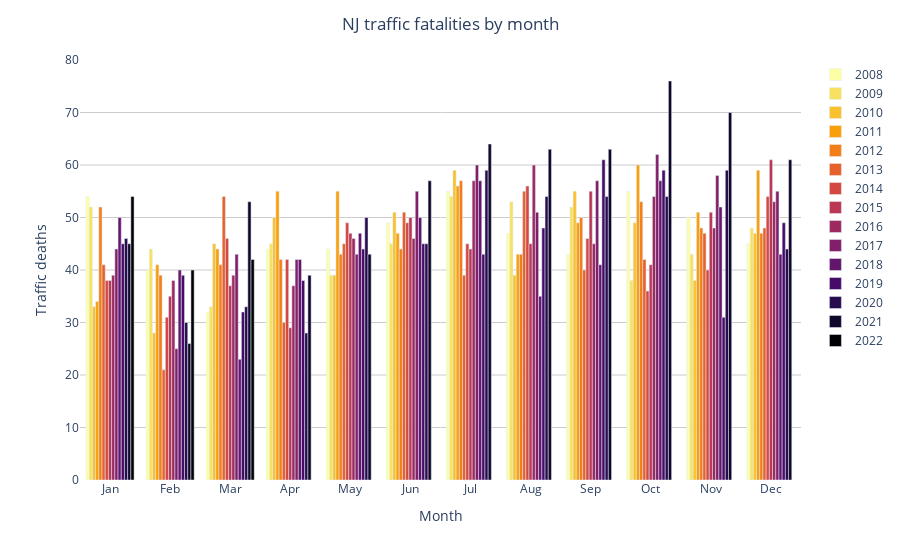

Notebook code cell kept with this figure:
### Code cell
fig = px.bar(
    x = pivoted.month,
    y = pivoted.fatalities,
    color = pivoted.year.astype(str),
    color_discrete_sequence=colors,
    labels=dict(color='', x='Month', y='Traffic deaths',),
    barmode='group',
)
fig = fig.update_layout(
    paper_bgcolor='white',
    plot_bgcolor='white',
    title='NJ traffic fatalities by month',
    title_x=0.5,
    xaxis=dict(
        tickmode = 'array',
        tickvals = list(range(1, 13)),
        ticktext = month_names,
    )
)
fig.update_yaxes(gridcolor=gridcolor)
fig.write_image('fatalities_by_month_bars.png', width=1200, height=700,)
fig

### Figure 1 — Plotly figure (JSON) as saved in the notebook; plotly's stock layout.template omitted (floating-point values rounded to 4 significant figures)
{"data": [{"alignmentgroup": "True", "hovertemplate": "=2008<br>Month=%{x}<br>Traffic deaths=%{y}<extra></extra>", "legendgroup": "2008", "marker": {"color": "#fcffa4", "pattern": {"shape": ""}}, "name": "2008", "offsetgroup": "2008", "orientation": "v", "showlegend": true, "textposition": "auto", "type": "bar", "x": [1, 2, 3, 4, 5, 6, 7, 8, 9, 10, 11, 12], "xaxis": "x", "y": [54, 40, 32, 44, 44, 49, 55, 47, 43, 55, 50, 45], "yaxis": "y"}, {"alignmentgroup": "True", "hovertemplate": "=2009<br>Month=%{x}<br>Traffic deaths=%{y}<extra></extra>", "legendgroup": "2009", "marker": {"color": "#f8e161", "pattern": {"shape": ""}}, "name": "2009", "offsetgroup": "2009", "orientation": "v", "showlegend": true, "textposition": "auto", "type": "bar", "x": [1, 2, 3, 4, 5, 6, 7, 8, 9, 10, 11, 12], "xaxis": "x", "y": [52, 44, 33, 45, 39, 45, 54, 53, 52, 38, 43, 48], "yaxis": "y"}, {"alignmentgroup": "True", "hovertemplate": "=2010<br>Month=%{x}<br>Traffic deaths=%{y}<extra></extra>", "legendgroup": "2010", "marker": {"color": "#f8c12d", "pattern": {"shape": ""}}, "name": "2010", "offsetgroup": "2010", "orientation": "v", "showlegend": true, "textposition": "auto", "type": "bar", "x": [1, 2, 3, 4, 5, 6, 7, 8, 9, 10, 11, 12], "xaxis": "x", "y": [33, 28, 45, 50, 39, 51, 59, 39, 55, 49, 38, 47], "yaxis": "y"}, {"alignmentgroup": "True", "hovertemplate": "=2011<br>Month=%{x}<br>Traffic deaths=%{y}<extra></extra>", "legendgroup": "2011", "marker": {"color": "#fa9e09", "pattern": {"shape": ""}}, "name": "2011", "offsetgroup": "2011", "orientation": "v", "showlegend": true, "textposition": "auto", "type": "bar", "x": [1, 2, 3, 4, 5, 6, 7, 8, 9, 10, 11, 12], "xaxis": "x", "y": [34, 41, 44, 55, 55, 47, 56, 43, 49, 60, 51, 59], "yaxis": "y"}, {"alignmentgroup": "True", "hovertemplate": "=2012<br>Month=%{x}<br>Traffic deaths=%{y}<extra></extra>", "legendgroup": "2012", "marker": {"color": "#f37e17", "pattern": {"shape": ""}}, "name": "2012", "offsetgroup": "2012", "orientation": "v", "showlegend": true, "textposition": "auto", "type": "bar", "x": [1, 2, 3, 4, 5, 6, 7, 8, 9, 10, 11, 12], "xaxis": "x", "y": [52, 39, 41, 42, 43, 44, 57, 43, 50, 53, 48, 47], "yaxis": "y"}, {"alignmentgroup": "True", "hovertemplate": "=2013<br>Month=%{x}<br>Traffic deaths=%{y}<extra></extra>", "legendgroup": "2013", "marker": {"color": "#e6612c", "pattern": {"shape": ""}}, "name": "2013", "offsetgroup": "2013", "orientation": "v", "showlegend": true, "textposition": "auto", "type": "bar", "x": [1, 2, 3, 4, 5, 6, 7, 8, 9, 10, 11, 12], "xaxis": "x", "y": [41, 21, 54, 30, 45, 51, 39, 55, 40, 42, 47, 48], "yaxis": "y"}, {"alignmentgroup": "True", "hovertemplate": "=2014<br>Month=%{x}<br>Traffic deaths=%{y}<extra></extra>", "legendgroup": "2014", "marker": {"color": "#d34941", "pattern": {"shape": ""}}, "name": "2014", "offsetgroup": "2014", "orientation": "v", "showlegend": true, "textposition": "auto", "type": "bar", "x": [1, 2, 3, 4, 5, 6, 7, 8, 9, 10, 11, 12], "xaxis": "x", "y": [38, 31, 46, 42, 49, 49, 45, 56, 46, 36, 40, 54], "yaxis": "y"}, {"alignmentgroup": "True", "hovertemplate": "=2015<br>Month=%{x}<br>Traffic deaths=%{y}<extra></extra>", "legendgroup": "2015", "marker": {"color": "#ba3853", "pattern": {"shape": ""}}, "name": "2015", "offsetgroup": "2015", "orientation": "v", "showlegend": true, "textposition": "auto", "type": "bar", "x": [1, 2, 3, 4, 5, 6, 7, 8, 9, 10, 11, 12], "xaxis": "x", "y": [38, 35, 37, 29, 47, 50, 44, 45, 55, 41, 51, 61], "yaxis": "y"}, {"alignmentgroup": "True", "hovertemplate": "=2016<br>Month=%{x}<br>Traffic deaths=%{y}<extra></extra>", "legendgroup": "2016", "marker": {"color": "#9e2961", "pattern": {"shape": ""}}, "name": "2016", "offsetgroup": "2016", "orientation": "v", "showlegend": true, "textposition": "auto", "type": "bar", "x": [1, 2, 3, 4, 5, 6, 7, 8, 9, 10, 11, 12], "xaxis": "x", "y": [39, 38, 39, 37, 46, 46, 57, 60, 45, 54, 48, 53], "yaxis": "y"}, {"alignmentgroup": "True", "hovertemplate": "=2017<br>Month=%{x}<br>Traffic deaths=%{y}<extra></extra>", "legendgroup": "2017", "marker": {"color": "#811f6a", "pattern": {"shape": ""}}, "name": "2017", "offsetgroup": "2017", "orientation": "v", "showlegend": true, "textposition": "auto", "type": "bar", "x": [1, 2, 3, 4, 5, 6, 7, 8, 9, 10, 11, 12], "xaxis": "x", "y": [44, 25, 43, 42, 43, 55, 60, 51, 57, 62, 58, 55], "yaxis": "y"}, {"alignmentgroup": "True", "hovertemplate": "=2018<br>Month=%{x}<br>Traffic deaths=%{y}<extra></extra>", "legendgroup": "2018", "marker": {"color": "#64156c", "pattern": {"shape": ""}}, "name": "2018", "offsetgroup": "2018", "orientation": "v", "showlegend": true, "textposition": "auto", "type": "bar", "x": [1, 2, 3, 4, 5, 6, 7, 8, 9, 10, 11, 12], "xaxis": "x", "y": [50, 40, 23, 42, 47, 50, 57, 35, 41, 57, 52, 43], "yaxis": "y"}, {"alignmentgroup": "True", "hovertemplate": "=2019<br>Month=%{x}<br>Traffic deaths=%{y}<extra></extra>", "legendgroup": "2019", "marker": {"color": "#460c68", "pattern": {"shape": ""}}, "name": "2019", "offsetgroup": "2019", "orientation": "v", "showlegend": true, "textposition": "auto", "type": "bar", "x": [1, 2, 3, 4, 5, 6, 7, 8, 9, 10, 11, 12], "xaxis": "x", "y": [45, 39, 32, 38, 44, 45, 43, 48, 61, 59, 31, 49], "yaxis": "y"}, {"alignmentgroup": "True", "hovertemplate": "=2020<br>Month=%{x}<br>Traffic deaths=%{y}<extra></extra>", "legendgroup": "2020", "marker": {"color": "#280c4d", "pattern": {"shape": ""}}, "name": "2020", "offsetgroup": "2020", "orientation": "v", "showlegend": true, "textposition": "auto", "type": "bar", "x": [1, 2, 3, 4, 5, 6, 7, 8, 9, 10, 11, 12], "xaxis": "x", "y": [46, 30, 33, 28, 50, 45, 59, 54, 54, 54, 59, 44], "yaxis": "y"}, {"alignmentgroup": "True", "hovertemplate": "=2021<br>Month=%{x}<br>Traffic deaths=%{y}<extra></extra>", "legendgroup": "2021", "marker": {"color": "#11072b", "pattern": {"shape": ""}}, "name": "2021", "offsetgroup": "2021", "orientation": "v", "showlegend": true, "textposition": "auto", "type": "bar", "x": [1, 2, 3, 4, 5, 6, 7, 8, 9, 10, 11, 12], "xaxis": "x", "y": [45, 26, 53, 39, 43, 57, 64, 63, 63, 76, 70, 61], "yaxis": "y"}, {"alignmentgroup": "True", "hovertemplate": "=2022<br>Month=%{x}<br>Traffic deaths=%{y}<extra></extra>", "legendgroup": "2022", "marker": {"color": "#000004", "pattern": {"shape": ""}}, "name": "2022", "offsetgroup": "2022", "orientation": "v", "showlegend": true, "textposition": "auto", "type": "bar", "x": [1, 2, 3], "xaxis": "x", "y": [54, 40, 42], "yaxis": "y"}], "layout": {"barmode": "group", "legend": {"title": {"text": ""}, "tracegroupgap": 0}, "margin": {"t": 60}, "paper_bgcolor": "white", "plot_bgcolor": "white", "title": {"text": "NJ traffic fatalities by month", "x": 0.5}, "xaxis": {"anchor": "y", "domain": [0, 1], "tickmode": "array", "ticktext": ["Jan", "Feb", "Mar", "Apr", "May", "Jun", "Jul", "Aug", "Sep", "Oct", "Nov", "Dec"], "tickvals": [1, 2, 3, 4, 5, 6, 7, 8, 9, 10, 11, 12], "title": {"text": "Month"}}, "yaxis": {"anchor": "x", "domain": [0, 1], "gridcolor": "#ccc", "title": {"text": "Traffic deaths"}}}}
